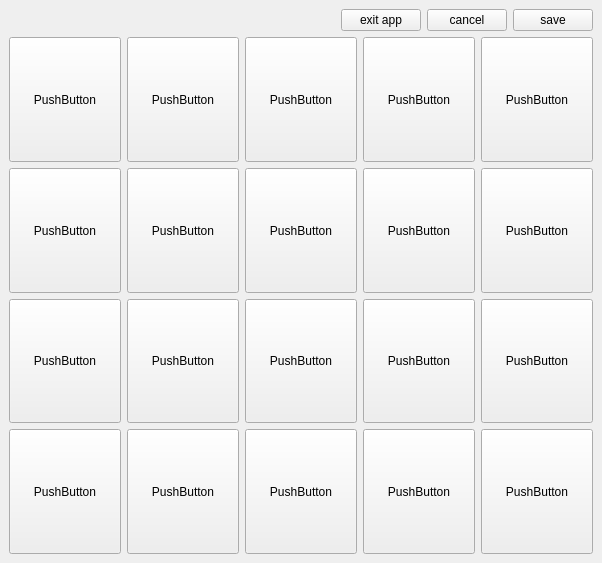
<?xml version="1.0" encoding="UTF-8"?>
<ui version="4.0">
 <class>mainWindow</class>
 <widget class="QMainWindow" name="mainWindow">
  <property name="geometry">
   <rect>
    <x>0</x>
    <y>0</y>
    <width>602</width>
    <height>563</height>
   </rect>
  </property>
  <property name="windowTitle">
   <string>Sel'tso Technologies Macro Keypad</string>
  </property>
  <widget class="QWidget" name="centralwidget">
   <layout class="QVBoxLayout" name="verticalLayout">
    <item>
     <layout class="QHBoxLayout" name="horizontalLayout">
      <item>
       <spacer name="horizontalSpacer">
        <property name="orientation">
         <enum>Qt::Orientation::Horizontal</enum>
        </property>
        <property name="sizeHint" stdset="0">
         <size>
          <width>40</width>
          <height>20</height>
         </size>
        </property>
       </spacer>
      </item>
      <item>
       <widget class="QPushButton" name="exit_btn">
        <property name="sizePolicy">
         <sizepolicy hsizetype="Minimum" vsizetype="Fixed">
          <horstretch>0</horstretch>
          <verstretch>0</verstretch>
         </sizepolicy>
        </property>
        <property name="text">
         <string>exit app</string>
        </property>
       </widget>
      </item>
      <item>
       <widget class="QPushButton" name="cancel_btn">
        <property name="sizePolicy">
         <sizepolicy hsizetype="Minimum" vsizetype="Fixed">
          <horstretch>0</horstretch>
          <verstretch>0</verstretch>
         </sizepolicy>
        </property>
        <property name="text">
         <string>cancel</string>
        </property>
       </widget>
      </item>
      <item>
       <widget class="QPushButton" name="save_btn">
        <property name="sizePolicy">
         <sizepolicy hsizetype="Minimum" vsizetype="Fixed">
          <horstretch>0</horstretch>
          <verstretch>0</verstretch>
         </sizepolicy>
        </property>
        <property name="text">
         <string>save</string>
        </property>
       </widget>
      </item>
     </layout>
    </item>
    <item>
     <layout class="QGridLayout" name="gridLayout">
      <item row="1" column="2">
       <widget class="QPushButton" name="key_8">
        <property name="sizePolicy">
         <sizepolicy hsizetype="Expanding" vsizetype="Expanding">
          <horstretch>0</horstretch>
          <verstretch>0</verstretch>
         </sizepolicy>
        </property>
        <property name="text">
         <string>PushButton</string>
        </property>
       </widget>
      </item>
      <item row="1" column="4">
       <widget class="QPushButton" name="key_10">
        <property name="sizePolicy">
         <sizepolicy hsizetype="Expanding" vsizetype="Expanding">
          <horstretch>0</horstretch>
          <verstretch>0</verstretch>
         </sizepolicy>
        </property>
        <property name="text">
         <string>PushButton</string>
        </property>
       </widget>
      </item>
      <item row="3" column="1">
       <widget class="QPushButton" name="key_17">
        <property name="sizePolicy">
         <sizepolicy hsizetype="Expanding" vsizetype="Expanding">
          <horstretch>0</horstretch>
          <verstretch>0</verstretch>
         </sizepolicy>
        </property>
        <property name="text">
         <string>PushButton</string>
        </property>
       </widget>
      </item>
      <item row="3" column="3">
       <widget class="QPushButton" name="key_19">
        <property name="sizePolicy">
         <sizepolicy hsizetype="Expanding" vsizetype="Expanding">
          <horstretch>0</horstretch>
          <verstretch>0</verstretch>
         </sizepolicy>
        </property>
        <property name="text">
         <string>PushButton</string>
        </property>
       </widget>
      </item>
      <item row="0" column="2">
       <widget class="QPushButton" name="key_3">
        <property name="sizePolicy">
         <sizepolicy hsizetype="Expanding" vsizetype="Expanding">
          <horstretch>0</horstretch>
          <verstretch>0</verstretch>
         </sizepolicy>
        </property>
        <property name="text">
         <string>PushButton</string>
        </property>
       </widget>
      </item>
      <item row="2" column="1">
       <widget class="QPushButton" name="key_12">
        <property name="sizePolicy">
         <sizepolicy hsizetype="Expanding" vsizetype="Expanding">
          <horstretch>0</horstretch>
          <verstretch>0</verstretch>
         </sizepolicy>
        </property>
        <property name="text">
         <string>PushButton</string>
        </property>
       </widget>
      </item>
      <item row="3" column="2">
       <widget class="QPushButton" name="key_18">
        <property name="sizePolicy">
         <sizepolicy hsizetype="Expanding" vsizetype="Expanding">
          <horstretch>0</horstretch>
          <verstretch>0</verstretch>
         </sizepolicy>
        </property>
        <property name="text">
         <string>PushButton</string>
        </property>
       </widget>
      </item>
      <item row="2" column="2">
       <widget class="QPushButton" name="key_13">
        <property name="sizePolicy">
         <sizepolicy hsizetype="Expanding" vsizetype="Expanding">
          <horstretch>0</horstretch>
          <verstretch>0</verstretch>
         </sizepolicy>
        </property>
        <property name="text">
         <string>PushButton</string>
        </property>
       </widget>
      </item>
      <item row="0" column="1">
       <widget class="QPushButton" name="key_2">
        <property name="sizePolicy">
         <sizepolicy hsizetype="Expanding" vsizetype="Expanding">
          <horstretch>0</horstretch>
          <verstretch>0</verstretch>
         </sizepolicy>
        </property>
        <property name="text">
         <string>PushButton</string>
        </property>
       </widget>
      </item>
      <item row="0" column="3">
       <widget class="QPushButton" name="key_4">
        <property name="sizePolicy">
         <sizepolicy hsizetype="Expanding" vsizetype="Expanding">
          <horstretch>0</horstretch>
          <verstretch>0</verstretch>
         </sizepolicy>
        </property>
        <property name="text">
         <string>PushButton</string>
        </property>
       </widget>
      </item>
      <item row="2" column="0">
       <widget class="QPushButton" name="key_11">
        <property name="sizePolicy">
         <sizepolicy hsizetype="Expanding" vsizetype="Expanding">
          <horstretch>0</horstretch>
          <verstretch>0</verstretch>
         </sizepolicy>
        </property>
        <property name="text">
         <string>PushButton</string>
        </property>
       </widget>
      </item>
      <item row="1" column="1">
       <widget class="QPushButton" name="key_7">
        <property name="sizePolicy">
         <sizepolicy hsizetype="Expanding" vsizetype="Expanding">
          <horstretch>0</horstretch>
          <verstretch>0</verstretch>
         </sizepolicy>
        </property>
        <property name="text">
         <string>PushButton</string>
        </property>
       </widget>
      </item>
      <item row="2" column="3">
       <widget class="QPushButton" name="key_14">
        <property name="sizePolicy">
         <sizepolicy hsizetype="Expanding" vsizetype="Expanding">
          <horstretch>0</horstretch>
          <verstretch>0</verstretch>
         </sizepolicy>
        </property>
        <property name="text">
         <string>PushButton</string>
        </property>
       </widget>
      </item>
      <item row="0" column="0">
       <widget class="QPushButton" name="key_1">
        <property name="sizePolicy">
         <sizepolicy hsizetype="Expanding" vsizetype="Expanding">
          <horstretch>0</horstretch>
          <verstretch>0</verstretch>
         </sizepolicy>
        </property>
        <property name="text">
         <string>PushButton</string>
        </property>
       </widget>
      </item>
      <item row="0" column="4">
       <widget class="QPushButton" name="key_5">
        <property name="sizePolicy">
         <sizepolicy hsizetype="Expanding" vsizetype="Expanding">
          <horstretch>0</horstretch>
          <verstretch>0</verstretch>
         </sizepolicy>
        </property>
        <property name="text">
         <string>PushButton</string>
        </property>
       </widget>
      </item>
      <item row="2" column="4">
       <widget class="QPushButton" name="key_15">
        <property name="sizePolicy">
         <sizepolicy hsizetype="Expanding" vsizetype="Expanding">
          <horstretch>0</horstretch>
          <verstretch>0</verstretch>
         </sizepolicy>
        </property>
        <property name="text">
         <string>PushButton</string>
        </property>
       </widget>
      </item>
      <item row="3" column="4">
       <widget class="QPushButton" name="key_20">
        <property name="sizePolicy">
         <sizepolicy hsizetype="Expanding" vsizetype="Expanding">
          <horstretch>0</horstretch>
          <verstretch>0</verstretch>
         </sizepolicy>
        </property>
        <property name="text">
         <string>PushButton</string>
        </property>
       </widget>
      </item>
      <item row="1" column="3">
       <widget class="QPushButton" name="key_9">
        <property name="sizePolicy">
         <sizepolicy hsizetype="Expanding" vsizetype="Expanding">
          <horstretch>0</horstretch>
          <verstretch>0</verstretch>
         </sizepolicy>
        </property>
        <property name="text">
         <string>PushButton</string>
        </property>
       </widget>
      </item>
      <item row="3" column="0">
       <widget class="QPushButton" name="key_16">
        <property name="sizePolicy">
         <sizepolicy hsizetype="Expanding" vsizetype="Expanding">
          <horstretch>0</horstretch>
          <verstretch>0</verstretch>
         </sizepolicy>
        </property>
        <property name="text">
         <string>PushButton</string>
        </property>
       </widget>
      </item>
      <item row="1" column="0">
       <widget class="QPushButton" name="key_6">
        <property name="sizePolicy">
         <sizepolicy hsizetype="Expanding" vsizetype="Expanding">
          <horstretch>0</horstretch>
          <verstretch>0</verstretch>
         </sizepolicy>
        </property>
        <property name="text">
         <string>PushButton</string>
        </property>
       </widget>
      </item>
     </layout>
    </item>
   </layout>
  </widget>
 </widget>
 <resources/>
 <connections/>
</ui>
